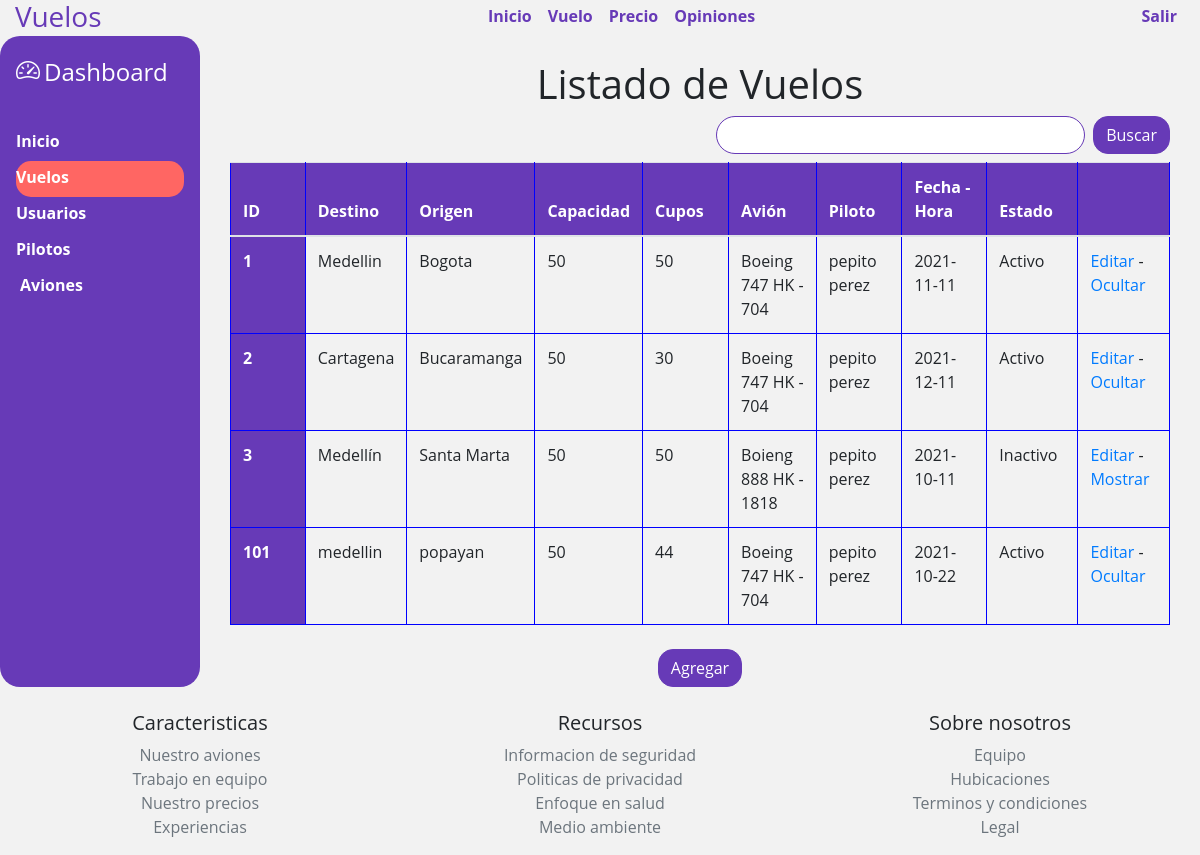
Screenshot of /dashboard_vuelos with the database file from the repository.
### tables this page shows
CREATE TABLE vuelos (id_vuelo INTEGER PRIMARY KEY AUTOINCREMENT UNIQUE NOT NULL, c_destino VARCHAR (50) NOT NULL, c_salida VARCHAR (50) NOT NULL, avion INT REFERENCES aviones (id_avion) NOT NULL, piloto INTEGER REFERENCES empleados (id_emp) NOT NULL, salida DATETIME NOT NULL, cupos_disp INT NOT NULL, estado CHAR (1) DEFAULT A);

CREATE TABLE aviones (id_avion INTEGER PRIMARY KEY AUTOINCREMENT UNIQUE NOT NULL, modelo VARCHAR (50) NOT NULL, matricula VARCHAR (10) NOT NULL, cant_pasajeros INT NOT NULL, estado CHAR (1) NOT NULL DEFAULT A);

### app.py (the view, shortened to what this page needs)
@app.route('/dashboard_vuelos', methods=['POST', 'GET'])
def dashboard_vuelos():
    sql = f'SELECT id_vuelo, c_destino, c_salida, cant_pasajeros , cupos_disp, modelo ||" "|| matricula AS avion, nombres || " " || apellidos AS piloto, salida, v.estado FROM vuelos AS v INNER JOIN aviones AS a ON v.avion = id_avion INNER JOIN empleados AS e ON v.piloto = e.id_emp INNER JOIN usuarios AS u ON u.id = e.id_emp'
    res = seleccion(sql)
    if len(res) == 0:
        flash('ERROR: No hay vuelos en la tabla')
    else:
        form = AgregarVuelo()
        sql2 = f'SELECT id_avion, modelo || " " || matricula AS avion FROM aviones WHERE estado = "A"'
        aviones = seleccion(sql2)
        print(aviones)
        if len(aviones) == 0:
            flash('ERROR: No hay aviones en la tabla')
        else:
            form.avion.choices = [(a[0], a[1]) for a in aviones]
        sql2 = f'SELECT id, Nombres || " " || Apellidos AS piloto FROM empleados AS em INNER JOIN usuarios AS us ON em.id_emp = us.id WHERE em.estado = "A"'
        pilotos = seleccion(sql2)
        if len(pilotos) == 0:
            flash('ERROR: No hay pilotos en la tabla')
        else:
            form.piloto.choices = [(p[0], p[1]) for p in pilotos]
        return render_template("dashboard_vuelos.html", pagina='dashboard', vuelos=res, form=form)

### forms.py
class AgregarVuelo(FlaskForm):
    id = TextField(
        'ID *', validators=[InputRequired(message='Indique la id')])
    origen = TextField(
        'Origen *', validators=[InputRequired(message='Indique la ciudad origen')])
    destino = TextField(
        'Destino *', validators=[InputRequired(message='Indique la ciudad destino')])
    cupos = TextField(
        'Cupos *', validators=[InputRequired(message='Indique el número de cupos')])
    avion = SelectField('Avion *', choices=[])
    piloto = SelectField('Piloto *', choices=[])
    fechaSalida = DateTimeLocalField(
        'Fecha de Salida *', validators=[InputRequired(message='Indique la fecha de salida')])
    cupos = TextField(
        'Cupos *', validators=[InputRequired(message='Indique el número de cupos')])
    btn = SubmitField('Agregar Vuelo')

### db.py (called while the page is built)
def seleccion(sql) -> list:
    try:
        with sqlite3.connect(URL_DB) as con:
            cur = con.cursor()
            res = cur.execute(sql).fetchall()
    except Exception:
        res = ['0']
    return res

### templates/dashboard_vuelos.html (shortened to what this page needs)
{% extends 'dashboard.html' %}
{% block content %}
<div class="col-md-10 ">
  <div class="container">
    <div class="row">
      <div class="col text-center pt-4">
        <h1>Listado de Vuelos</h1>
      </div>
    </div>
    <div class="row">
      <div class="col m-2 p-2"></div>
      <div class="col d-inline-flex">
        <input type="text" id="buscar" class="form-control mr-2">
        <button class="btn btn-primary ">Buscar</button>
      </div>
    </div>
    <div class="row mt-2 mb-2">
      <div class="col">
        <table class="table">
          <thead>
            <tr class="">
              <th scope="col">ID</th>
              <th scope="col">Destino</th>
              <th scope="col">Origen</th>
              <th scope="col">Capacidad</th>
              <th scope="col">Cupos</th>
              <th scope="col">Avión</th>
              <th scope="col">Piloto</th>
              <th scope="col">Fecha - Hora</th>
              <th scope="col">Estado</th>
              <th scope="col"></th>
            </tr>
          </thead>
          <tbody>
            {% for dat in vuelos %}
            <tr>
              <th scope="row">{{ dat[0] }}</th>
              <td>{{ dat[1] }}</td>
              <td>{{ dat[2] }}</td>
              <td>{{ dat[3] }}</td>
              <td>{{ dat[4] }}</td>
              <td>{{ dat[5] }}</td>
              <td>{{ dat[6] }}</td>
              <td>{{ dat[7] }}</td>
              <td>{% if dat[8] == 'I'%}Inactivo{% endif%}{% if dat[8] == 'A'%}Activo{% endif%}</td>
              <td><a href="{{ url_for('editar_vuelo', id=dat[0]) }}">Editar</a> - <a href="{{ url_for('eliminar_vuelo', id=dat[0], estado=dat[8]) }}">{% if dat[8] == 'I'%}Mostrar{% endif%}{% if dat[8] == 'A'%}Ocultar{% endif%}</a></td>
            </tr>
            {% endfor %}
          </tbody>
        </table>
      </div>
    </div>
  </div>
  <div class="row justify-content-md-center">
    <button type="button" class="btn btn-primary" data-toggle="modal" data-target="#agregarVuelo">
      Agregar
    </button>
  </div>
</div>
{% endblock %}

### templates/dashboard.html (shortened to what this page needs)
{% extends 'index.html'%}
{% block body%}
<div class="container d-flex flex-column" style="height: 100vh">
    {% include 'navbar_main.html' %}
    <div class="row h-100">
        <div class="sidebar col-md-2 d-flex flex-column p-3 text-white bg_purple radius_20 h-100" style="height: 50vh;">
            <a href="/" class="d-flex align-items-center mb-3 mb-md-0 me-md-auto text-white text-decoration-none">
                <i class="bi bi-speedometer2 text-white mb-1 mr-1" style="font-size: 1.5rem;"></i>
                <span class="nav-item" style="font-size: 1.5rem;">Dashboard</span>
            </a>
            <ul class=" nav nav-pills flex-column mb-auto">
                <li class="nav-item">
                    <a href="{{ url_for('dashboard_home') }}" class="nav-link text-white d-flex align-items-center"
                        aria-current="page">
                        Inicio
                    </a>
                </li>
                <li class="nav-item">
                    <a href="{{ url_for('dashboard_vuelos') }}" class="nav-link text-white d-flex align-items-center"
                        aria-current="page">
                        Vuelos
                    </a>
                </li>
                <li>
                    <a href="{{ url_for('dashboard_usuarios') }}" class="nav-link text-white d-flex align-items-center">
                        Usuarios
                    </a>
                </li>
                <li>
                    <a href="{{ url_for('dashboard_pilotos') }}" id="pilotosbtn"
                        class="nav-link text-white d-flex align-items-center">
                        Pilotos
                    </a>
                </li>
                <li>
                    <a href="{{ url_for('dashboard_aviones') }}" id="avionesbtn"
                        class="nav-link text-white d-flex align-items-center">
                        Aviones
                    </a>
                </li>
            </ul>
        </div>
        {% block content%}{% endblock %}
    </div>
    {% include 'footer.html' %}
</div>
{% endblock %}

### templates/index.html (shortened to what this page needs)
<!DOCTYPE html>
<html lang="es">
<head>
  <link rel="stylesheet" href="https://cdn.jsdelivr.net/npm/bootstrap@4.5.3/dist/css/bootstrap.min.css"
>
  <link rel="stylesheet" href="../static/css/estilo.css">
  <link rel="stylesheet" href="https://cdn.jsdelivr.net/npm/bootstrap-icons@1.3.0/font/bootstrap-icons.css">
  <link rel="stylesheet" href="https://cdnjs.cloudflare.com/ajax/libs/font-awesome/4.7.0/css/font-awesome.min.css">
</head>
<body>
  {% block body %}{% endblock %}
</body>
</html>

### templates/navbar_main.html (shortened to what this page needs)
<div class="row">
    <header class="masthead mb-auto col-lg-12">
        <div id="nav_container" class="d-flex justify-content-center flex-md-row text-md-left flex-column text-center ">
            <a class="masthead-brand h3 link-unstyled, link-unstyled:link, link-unstyled:hover"
                href="../home">Vuelos</a>
            <nav class="nav nav-masthead mx-auto">
                <a class="nav-link" href="{{ url_for('index') }}">Inicio</a>
                <a class="nav-link" href="{{ url_for('vuelo') }}">Vuelo</a>
                <a class="nav-link" href="{{ url_for('precio') }}">Precio</a>
                <a class="nav-link" href="{{ url_for('opiniones') }}">Opiniones</a>
            </nav>
            {% if pagina %}
            {% if pagina == 'mis_reservas' or pagina == 'dashboard' or pagina == 'usuario'%}
            <a href="{{ url_for('index') }}" class="nav-link mr-2">Salir</a>
            {% endif%}
            {% endif %}
        </div>
    </header>
</div>

### templates/footer.html
<div class="row mt-auto pt-4">
    <div class="col-lg-4 text-center">
        <h5>Caracteristicas</h5>
        <ul class="list-unstyled text-small">
            <li><a class="text-muted" href="#">Nuestro aviones</a></li>
            <li><a class="text-muted" href="#">Trabajo en equipo</a></li>
            <li><a class="text-muted" href="#">Nuestro precios</a></li>
            <li><a class="text-muted" href="#">Experiencias</a></li>
        </ul>
    </div>
    <div class="col-lg-4 text-center">
        <h5>Recursos</h5>
        <ul class="list-unstyled text-small">
            <li><a class="text-muted" href="#">Informacion de seguridad</a></li>
            <li><a class="text-muted" href="#">Politicas de privacidad</a></li>
            <li><a class="text-muted" href="#">Enfoque en salud</a></li>
            <li><a class="text-muted" href="#">Medio ambiente</a></li>
        </ul>
    </div>
    <div class="col-lg-4 text-center">
        <h5>Sobre nosotros</h5>
        <ul class="list-unstyled text-small">
            <li><a class="text-muted" href="#">Equipo</a></li>
            <li><a class="text-muted" href="#">Hubicaciones</a></li>
            <li><a class="text-muted" href="#">Terminos y condiciones</a></li>
            <li><a class="text-muted" href="#">Legal</a></li>
        </ul>
    </div>
</div>

### static/css/estilo.css (style rules this page uses)
.container { width: 100%; max-width: 1500px; }
input, .custom-select { border-radius: 25px !important; border-color: #673ab7 !important; }
.masthead { margin-bottom: 1rem; }
.masthead-brand { margin-bottom: 0; color: #673ab7; }
.nav-masthead .nav-link, .nav-link { padding: .25rem 0; font-weight: 700; color: #673ab7; background-color: transparent; border-bottom: .25rem solid transparent; }
.nav-masthead .nav-link+.nav-link { margin-left: 1rem; }
@media (min-width: 48em) { .masthead-brand { float: left; } }
@media (min-width: 48em) { .nav-masthead { float: right; } }
.sidebar .active { color: white !important; background-color: #ff6663 !important; border-radius: 15px; }
.bg_purple { background-color: #673ab7; }
.radius_20 { border-radius: 20px; }
th { background-color: #673ab7; color: white; }
body { background: #f2f2f2; font-family: 'Open Sans', sans-serif; }
.btn-primary { background-color: #673ab7 !important; border-color: #673ab7 !important; border-radius: 15px; }
th, td { border: 1px solid blue; width: 100px; word-wrap: break-word; }

### rows the page displays
vuelos: id_vuelo "1", c_destino "Medellin", c_salida "Bogota", cant_pasajeros "50", cupos_disp "50", dat "Boeing 747 HK - 704", dat "pepito perez", salida "2021-11-11", estado "Activo"
vuelos: id_vuelo "2", c_destino "Cartagena", c_salida "Bucaramanga", cant_pasajeros "50", cupos_disp "30", dat "Boeing 747 HK - 704", dat "pepito perez", salida "2021-12-11", estado "Activo"
vuelos: id_vuelo "3", c_destino "Medellín", c_salida "Santa Marta", cant_pasajeros "50", cupos_disp "50", dat "Boieng 888 HK - 1818", dat "pepito perez", salida "2021-10-11", estado "Inactivo"
vuelos: id_vuelo "101", c_destino "medellin", c_salida "popayan", cant_pasajeros "50", cupos_disp "44", dat "Boeing 747 HK - 704", dat "pepito perez", salida "2021-10-22", estado "Activo"
